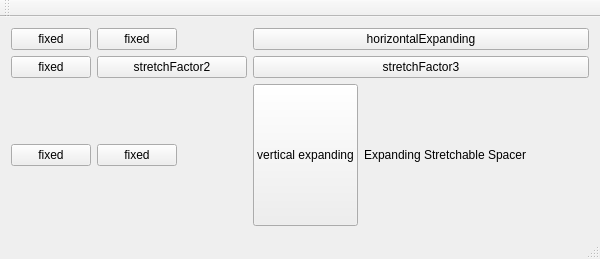
<?xml version="1.0" encoding="UTF-8"?>
<ui version="4.0">
 <class>MainWindow</class>
 <widget class="QMainWindow" name="MainWindow">
  <property name="geometry">
   <rect>
    <x>0</x>
    <y>0</y>
    <width>600</width>
    <height>259</height>
   </rect>
  </property>
  <property name="windowTitle">
   <string>buttonrows</string>
  </property>
  <widget class="QWidget" name="centralWidget">
   <layout class="QGridLayout" name="gridLayout">
    <item row="4" column="3">
     <widget class="QLabel" name="label">
      <property name="sizePolicy">
       <sizepolicy hsizetype="Expanding" vsizetype="Fixed">
        <horstretch>2</horstretch>
        <verstretch>0</verstretch>
       </sizepolicy>
      </property>
      <property name="text">
       <string>Expanding Stretchable Spacer</string>
      </property>
     </widget>
    </item>
    <item row="0" column="2" colspan="2">
     <widget class="QPushButton" name="pushButton_9">
      <property name="sizePolicy">
       <sizepolicy hsizetype="Expanding" vsizetype="Fixed">
        <horstretch>0</horstretch>
        <verstretch>0</verstretch>
       </sizepolicy>
      </property>
      <property name="text">
       <string>horizontalExpanding</string>
      </property>
     </widget>
    </item>
    <item row="1" column="1">
     <widget class="QPushButton" name="pushButton_7">
      <property name="sizePolicy">
       <sizepolicy hsizetype="Expanding" vsizetype="Fixed">
        <horstretch>2</horstretch>
        <verstretch>0</verstretch>
       </sizepolicy>
      </property>
      <property name="text">
       <string>stretchFactor2</string>
      </property>
     </widget>
    </item>
    <item row="1" column="0">
     <widget class="QPushButton" name="pushButton_3">
      <property name="text">
       <string>fixed</string>
      </property>
     </widget>
    </item>
    <item row="0" column="1">
     <widget class="QPushButton" name="pushButton_2">
      <property name="sizePolicy">
       <sizepolicy hsizetype="Fixed" vsizetype="Fixed">
        <horstretch>0</horstretch>
        <verstretch>0</verstretch>
       </sizepolicy>
      </property>
      <property name="text">
       <string>fixed</string>
      </property>
     </widget>
    </item>
    <item row="0" column="0">
     <widget class="QPushButton" name="pushButton">
      <property name="sizePolicy">
       <sizepolicy hsizetype="Fixed" vsizetype="Fixed">
        <horstretch>0</horstretch>
        <verstretch>0</verstretch>
       </sizepolicy>
      </property>
      <property name="text">
       <string>fixed</string>
      </property>
     </widget>
    </item>
    <item row="1" column="2" colspan="2">
     <widget class="QPushButton" name="pushButton_8">
      <property name="sizePolicy">
       <sizepolicy hsizetype="Minimum" vsizetype="Fixed">
        <horstretch>3</horstretch>
        <verstretch>0</verstretch>
       </sizepolicy>
      </property>
      <property name="text">
       <string>stretchFactor3</string>
      </property>
     </widget>
    </item>
    <item row="4" column="0">
     <widget class="QPushButton" name="pushButton_4">
      <property name="sizePolicy">
       <sizepolicy hsizetype="Fixed" vsizetype="Fixed">
        <horstretch>0</horstretch>
        <verstretch>0</verstretch>
       </sizepolicy>
      </property>
      <property name="text">
       <string>fixed</string>
      </property>
     </widget>
    </item>
    <item row="4" column="2">
     <widget class="QPushButton" name="pushButton_6">
      <property name="sizePolicy">
       <sizepolicy hsizetype="Fixed" vsizetype="Expanding">
        <horstretch>0</horstretch>
        <verstretch>0</verstretch>
       </sizepolicy>
      </property>
      <property name="text">
       <string>vertical expanding</string>
      </property>
     </widget>
    </item>
    <item row="4" column="1">
     <widget class="QPushButton" name="pushButton_5">
      <property name="sizePolicy">
       <sizepolicy hsizetype="Fixed" vsizetype="Fixed">
        <horstretch>0</horstretch>
        <verstretch>0</verstretch>
       </sizepolicy>
      </property>
      <property name="text">
       <string>fixed</string>
      </property>
     </widget>
    </item>
   </layout>
  </widget>
  <widget class="QToolBar" name="mainToolBar">
   <attribute name="toolBarArea">
    <enum>TopToolBarArea</enum>
   </attribute>
   <attribute name="toolBarBreak">
    <bool>false</bool>
   </attribute>
  </widget>
  <widget class="QStatusBar" name="statusBar"/>
  <widget class="QMenuBar" name="menuBar">
   <property name="geometry">
    <rect>
     <x>0</x>
     <y>0</y>
     <width>600</width>
     <height>21</height>
    </rect>
   </property>
  </widget>
 </widget>
 <layoutdefault spacing="6" margin="11"/>
 <resources/>
 <connections/>
</ui>
